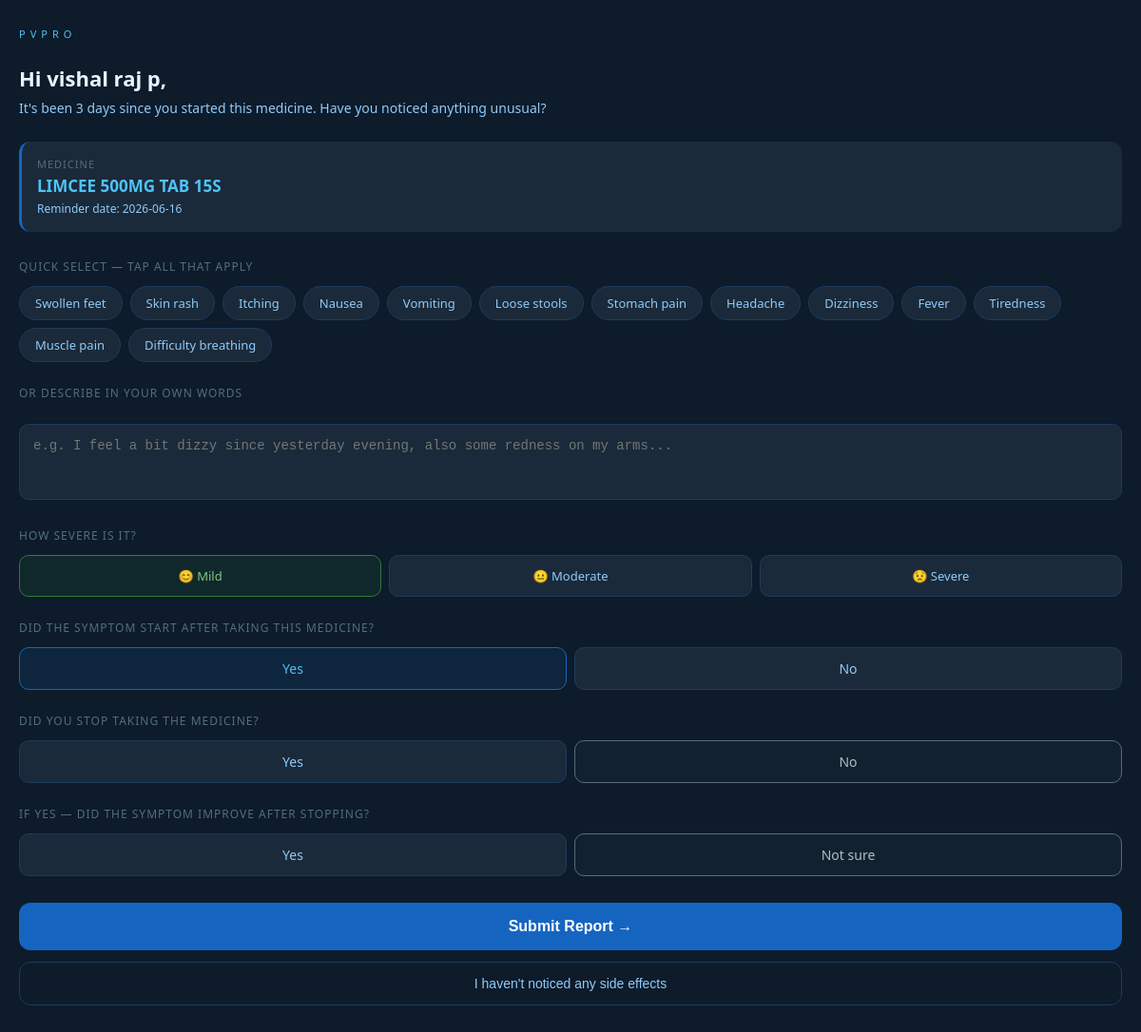
/symptom?patient_id=1, run on the app's committed database.
### tables this page shows
CREATE TABLE patient_profile (
            patient_id   INTEGER PRIMARY KEY AUTOINCREMENT,
            full_name    TEXT NOT NULL,
            age          INTEGER,
            gender       TEXT,
            phone        TEXT UNIQUE NOT NULL,
            created_at   TEXT
        );

CREATE TABLE purchase_drugs (
            drug_id        INTEGER PRIMARY KEY AUTOINCREMENT,
            purchase_id    INTEGER,
            patient_id     INTEGER,
            drug_name      TEXT,
            quantity       TEXT,
            mrp            TEXT,
            reminder_date  TEXT,
            reminder_sent  INTEGER DEFAULT 0,
            FOREIGN KEY (purchase_id) REFERENCES purchases(purchase_id),
            FOREIGN KEY (patient_id)  REFERENCES patient_profile(patient_id)
        );

### webapp/app.py (the view)
@app.route("/symptom")
def symptom_form():
    patient_id = request.args.get("patient_id", type=int) or session.get("patient_id")
    drug_id    = request.args.get("drug_id", type=int)
    if not patient_id: return redirect(url_for("index"))
    profile = get_profile_by_id(patient_id)
    if not profile: return redirect(url_for("index"))
    conn = sqlite3.connect(DB_PATH)
    c = conn.cursor()
    if drug_id:
        c.execute("SELECT drug_id,drug_name,reminder_date FROM purchase_drugs WHERE drug_id=? AND patient_id=?", (drug_id, patient_id))
    else:
        c.execute("SELECT drug_id,drug_name,reminder_date FROM purchase_drugs WHERE patient_id=? ORDER BY reminder_date ASC LIMIT 1", (patient_id,))
    row = c.fetchone()
    conn.close()
    if not row: return redirect(url_for("index"))
    return render_template("symptom_form.html", patient=profile,
                           drug={"drug_id":row[0],"drug_name":row[1],"reminder_date":row[2]})

### modules/patient_db.py (called while the page is built)
def get_profile_by_id(patient_id):
    conn = sqlite3.connect(DB_PATH)
    c = conn.cursor()
    c.execute("SELECT * FROM patient_profile WHERE patient_id=?", (patient_id,))
    row = c.fetchone()
    conn.close()
    if not row:
        return {}
    return {"patient_id": row[0], "full_name": row[1], "age": row[2],
            "gender": row[3], "phone": row[4], "created_at": row[5]}

### webapp/templates/symptom_form.html (shortened to what this page needs)
<!DOCTYPE html>
<html lang="en">
<head>
</head>
<body>
  <div class="logo">PVPRO</div>
  <h2>Hi {{ patient.full_name }},</h2>
  <p class="sub">It's been 3 days since you started this medicine. Have you noticed anything unusual?</p>
  <div class="drug-card">
    <div class="label">MEDICINE</div>
    <div class="name">{{ drug.drug_name }}</div>
    <div class="meta">Reminder date: {{ drug.reminder_date }}</div>
  </div>
  <form id="symptomForm" method="POST" action="/symptom/submit">
    <div class="section-label">QUICK SELECT — TAP ALL THAT APPLY</div>
    <div class="chips" id="chipContainer">
      <div class="chip" data-text="swollen feet">Swollen feet</div>
      <div class="chip" data-text="skin rash">Skin rash</div>
      <div class="chip" data-text="itching">Itching</div>
      <div class="chip" data-text="nausea">Nausea</div>
      <div class="chip" data-text="vomiting">Vomiting</div>
      <div class="chip" data-text="loose stools">Loose stools</div>
      <div class="chip" data-text="stomach pain">Stomach pain</div>
      <div class="chip" data-text="headache">Headache</div>
      <div class="chip" data-text="dizziness">Dizziness</div>
      <div class="chip" data-text="fever">Fever</div>
      <div class="chip" data-text="tiredness">Tiredness</div>
      <div class="chip" data-text="muscle pain">Muscle pain</div>
      <div class="chip" data-text="difficulty breathing">Difficulty breathing</div>
    </div>
    <div class="section-label">OR DESCRIBE IN YOUR OWN WORDS</div>
    <textarea id="freeText" placeholder="e.g. I feel a bit dizzy since yesterday evening, also some redness on my arms..."></textarea>
    <div class="section-label">HOW SEVERE IS IT?</div>
    <div class="severity-row">
      <div class="sev-btn" data-value="Mild"     id="sev-mild">😊 Mild</div>
      <div class="sev-btn" data-value="Moderate" id="sev-moderate">😐 Moderate</div>
      <div class="sev-btn" data-value="Severe"   id="sev-severe">😟 Severe</div>
    </div>
    <div class="section-label">DID THE SYMPTOM START AFTER TAKING THIS MEDICINE?</div>
    <div class="toggle-row">
      <div class="toggle-btn" data-field="timingOkInput" data-value="1" id="timing-yes">Yes</div>
      <div class="toggle-btn" data-field="timingOkInput" data-value="0" id="timing-no">No</div>
    </div>
    <div class="section-label">DID YOU STOP TAKING THE MEDICINE?</div>
    <div class="toggle-row">
      <div class="toggle-btn" data-field="drugStoppedInput" data-value="1" id="stopped-yes">Yes</div>
      <div class="toggle-btn" data-field="drugStoppedInput" data-value="0" id="stopped-no">No</div>
    </div>
    <div class="section-label">IF YES — DID THE SYMPTOM IMPROVE AFTER STOPPING?</div>
    <div class="toggle-row">
      <div class="toggle-btn" data-field="symptomImprovedInput" data-value="1" id="improved-yes">Yes</div>
      <div class="toggle-btn" data-field="symptomImprovedInput" data-value="0" id="improved-no">Not sure</div>
    </div>
    <button type="submit" class="btn-primary">Submit Report →</button>
  </form>
  <form method="POST" action="/symptom/none">
    <button type="submit" class="btn-secondary">I haven't noticed any side effects</button>
  </form>
</body>
</html>

### webapp/templates/symptom_form.html (style rules this page uses)
* { box-sizing: border-box; margin: 0; padding: 0; }
body { font-family: 'Segoe UI', sans-serif; background: #0D1B2A; color: #E8F4FD; min-height: 100vh; padding: 28px 20px; }
.logo { font-size: 11px; letter-spacing: 5px; color: #4FC3F7; margin-bottom: 24px; }
h2 { font-size: 22px; font-weight: 700; margin-bottom: 6px; }
.sub { color: #90CAF9; font-size: 14px; line-height: 1.6; margin-bottom: 24px; }
.drug-card { background: #1A2A3A; border-radius: 12px; padding: 16px; margin-bottom: 28px; border-left: 3px solid #1565C0; }
.drug-card .label { font-size: 11px; color: #546E7A; letter-spacing: 1px; margin-bottom: 4px; }
.drug-card .name { font-size: 17px; font-weight: 700; color: #4FC3F7; }
.drug-card .meta { font-size: 12px; color: #90CAF9; margin-top: 4px; }
.section-label { font-size: 12px; letter-spacing: 1px; color: #546E7A; margin-bottom: 12px; margin-top: 24px; }
.chips { display: flex; flex-wrap: wrap; gap: 8px; margin-bottom: 4px; }
.chip { background: #1A2A3A; border: 1px solid #1E3A5F; border-radius: 20px; padding: 8px 16px; font-size: 13px; color: #90CAF9; cursor: pointer; user-select: none; transition: all 0.15s; }
textarea { width: 100%; background: #1A2A3A; border: 1px solid #1E3A5F; border-radius: 10px; padding: 14px; color: #E8F4FD; font-size: 14px; height: 80px; resize: none; outline: none; margin-top: 12px; }
.severity-row { display: flex; gap: 8px; margin-top: 12px; }
.sev-btn { flex: 1; text-align: center; padding: 12px 8px; background: #1A2A3A; border: 1px solid #1E3A5F; border-radius: 10px; font-size: 13px; color: #90CAF9; cursor: pointer; user-select: none; transition: all 0.15s; }
.sev-btn.sel-mild { background: #2E7D3220; border-color: #2E7D32; color: #81C784; }
.toggle-row { display: flex; gap: 8px; margin-top: 10px; }
.toggle-btn { flex: 1; text-align: center; padding: 12px; background: #1A2A3A; border: 1px solid #1E3A5F; border-radius: 10px; font-size: 14px; color: #90CAF9; cursor: pointer; user-select: none; transition: all 0.15s; }
.toggle-btn.sel-yes { background: #1565C020; border-color: #1565C0; color: #4FC3F7; }
.toggle-btn.sel-no { background: #37474F20; border-color: #546E7A; color: #B0BEC5; }
.btn-primary { display: block; width: 100%; padding: 16px; background: #1565C0; color: #fff; border: none; border-radius: 12px; font-size: 16px; font-weight: 600; margin-top: 28px; cursor: pointer; }
.btn-secondary { display: block; width: 100%; padding: 14px; background: transparent; border: 1px solid #1E3A5F; color: #90CAF9; border-radius: 12px; font-size: 14px; margin-top: 12px; cursor: pointer; text-align: center; text-decoration: none; }

### data on the page
patient_profile: full_name "vishal raj p"
purchase_drugs: drug_name "LIMCEE 500MG TAB 15S", reminder_date "2026-06-16"
